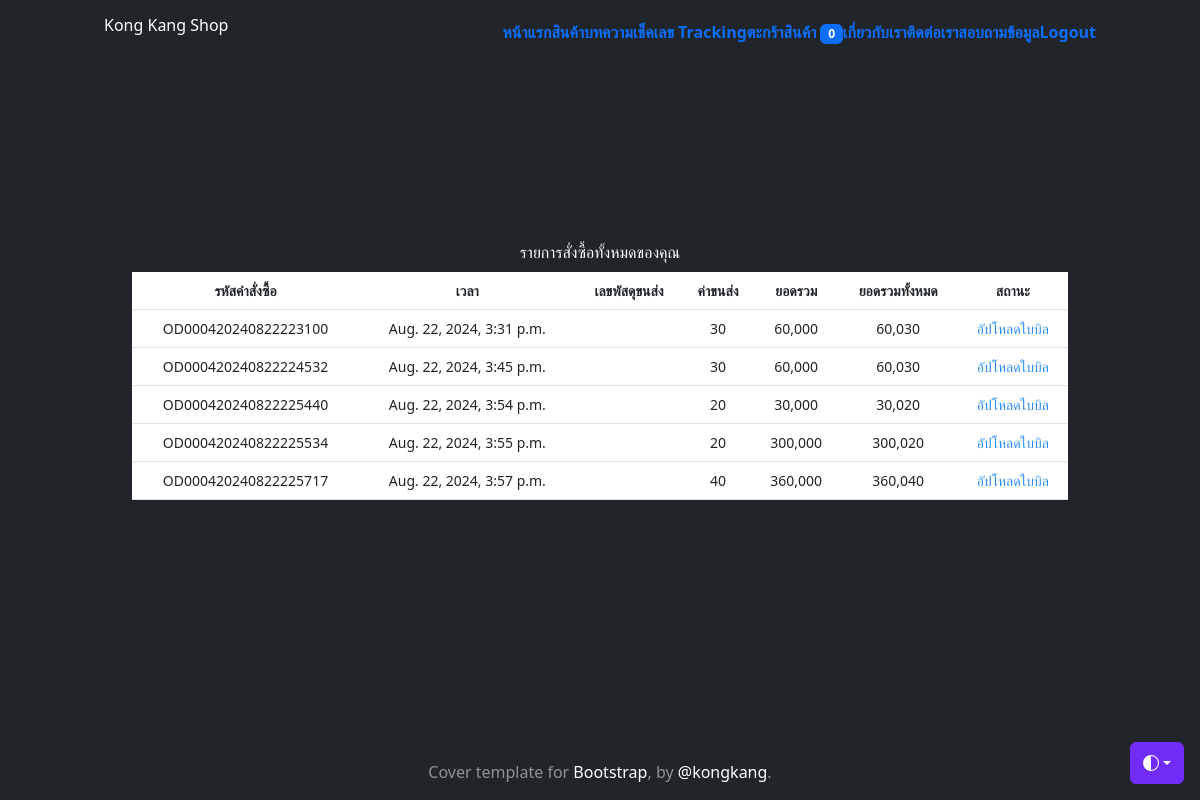
The page /orders (signed in) on the database its author committed.
### myapp/models.py (models this page shows, shortened)
class Profile(models.Model):
    user = models.OneToOneField(User, on_delete=models.CASCADE)
    photo = models.ImageField(upload_to='profile_photo', null=True, blank=True)
    usertype = models.CharField(max_length=100, default='member')
    favor = models.CharField(max_length=100, null=True, blank=True)
    fb_account = models.CharField(max_length=100, default='No Facebook')
    address = models.TextField(null=True, blank=True)
    telephone_number = models.CharField(max_length=8, null=True, blank=True)
    cart_quantity = models.IntegerField(default=0, null=True, blank=True)

class CartOrder(models.Model):
    order_id = models.CharField(max_length=100)
    user = models.ForeignKey(User, on_delete=models.CASCADE)
    first_name = models.CharField(max_length=100, null=True, blank=True)
    last_name = models.CharField(max_length=100, null=True, blank=True)
    tel = models.CharField(max_length=14, null=True, blank=True)
    email = models.CharField(max_length=50, null=True, blank=True)
    address = models.TextField()
    express = models.CharField(max_length=100)
    payment = models.CharField(max_length=100)
    other = models.TextField(null=True, blank=True)
    stamp = models.DateTimeField(auto_now_add=True, null=True, blank=True)
    paid = models.BooleanField(default=False)
    confirmed = models.BooleanField(default=False)
    slip = models.ImageField(upload_to="cart-slip/", null=True, blank=True)
    slip_time = models.DateField(null=True, blank=True)
    bank_account = models.CharField(
        max_length=100,
        choices=[('kbank', 'kbank'),
                 ('scb', 'scb'),
                 ('tmb', 'tmb'),
                 ('bbl', 'bbl'),
                 ('kbank', 'kbank'),
                 ('อื่น ๆ', 'อื่น ๆ'),
                 ],
         default='kbank'
        )
    payment_id = models.CharField(max_length=100, null=True, blank=True)
    tracking_number = models.CharField(max_length=100, null=True, blank=True)
    total_price = models.IntegerField(null=True, blank=True)
    shipping_cost = models.IntegerField(null=True, blank=True)

### myapp/views.py (the view)
# urls.py: path("orders", CartOrderProduct, name="cart-order-product"),
def CartOrderProduct(req):
    username = req.user.username
    user = User.objects.get(username=username)
    context = {}
    cart_order = CartOrder.objects.filter(user=user)
    for co in cart_order:
        order_id = co.order_id
        order_product = OrderProduct.objects.filter(order_id=order_id)
        total = sum([o.total_price for o in order_product])
        co.total_price = total
        count = sum([o.quantity for o in order_product])
        if co.express == "flash":
            shipping_cost = sum([20 if i == 0 else 10 for i in range(count)])
        elif co.express == "kerry":
            shipping_cost = sum([20 if i == 0 else 8 for i in range(count)])
        elif co.express == "jst":
            shipping_cost = sum([20 if i == 0 else 9 for i in range(count)])
        elif co.express == "thailandpost":
            shipping_cost = sum([20 if i == 0 else 12 for i in range(count)])
        else:
            shipping_cost = sum([20 if i == 0 else 11 for i in range(count)])
        if co.payment == "cod":
            shipping_cost += 10
        co.shipping_cost = shipping_cost
    context["cart_order"] = cart_order
    return render(req, "myapp/cart-order-product.html", context)

### myapp/templates/myapp/cart-order-product.html (shortened to what this page needs)
{% extends 'myapp/base.html' %}
{% load static %}
{% load humanize %}
{% block content %}
<div class="container">
    <div class="text-color-black">
      <h3>รายการสั่งซื้อทั้งหมดของคุณ</h3>
    </div>
    <div style="padding: 5px"></div>
    <table class="table">
        <tr style="font-size: 14px;">
          <th>รหัสคำสั่งซื้อ</th>
          <th>เวลา</th>
          <th>เลขพัสดุขนส่ง</th>
          <th>ค่าขนส่ง</th>
          <th>ยอดรวม</th>
          <th>ยอดรวมทั้งหมด</th>
          <th>สถานะ</th>
        </tr>
        {% for co in cart_order %}
        <tr style="font-size: 14px;">
          <td><a href="" style="font-size: 14px;">{{ co.order_id }}</a></td>
          <td>{{ co.stamp }}</td>
          <td>
          </td>
          <td>
            {{ co.shipping_cost | intcomma }}
          </td>
          <td>
            {{ co.total_price | intcomma }}
          </td>
          <td>
            {{ co.total_price | add:co.shipping_cost | intcomma }}
          </td>
          <td>
           {% if co.paid %}
            <i class="fa fa-check-square-o" style="font-size:14px;color:#ff0000;"> จ่ายแล้ว </i>
          {% else %}
            <a href="{% url 'upload-slip-order' co.order_id %}" style="font-size:14px;color:#2a8df4;" class="button-darken-blue">
              อัปโหลดใบบิล
            </a>
           {% endif %}
          </td>
        </tr>
       {% endfor %}
    </table>
    <div style="padding: 5px"></div>
    <div style="padding: 20px"></div>
  </div>
{% endblock content %}

### myapp/templates/myapp/base.html (shortened to what this page needs)
<!doctype html>
<html lang="en" class="h-100" data-bs-theme="auto">
  <head><script src="https://getbootstrap.com/docs/5.3/assets/js/color-modes.js"></script>
    <link rel="stylesheet" href="https://cdn.jsdelivr.net/npm/@docsearch/css@3">
<link href="https://getbootstrap.com/docs/5.3/dist/css/bootstrap.min.css" rel="stylesheet">
<link
href="https://cdn.jsdelivr.net/npm/tailwindcss@2.2.19/dist/tailwind.min.css" rel="stylesheet">
    <link href="https://getbootstrap.com/docs/5.3/examples/cover/cover.css" rel="stylesheet">
  </head>
  <body class="d-flex h-100 text-center text-bg-dark">
    <div class="dropdown position-fixed bottom-0 end-0 mb-3 me-3 bd-mode-toggle">
      <button class="btn btn-bd-primary py-2 dropdown-toggle d-flex align-items-center"
              id="bd-theme"
              type="button"
              aria-expanded="false"
              data-bs-toggle="dropdown"
              aria-label="Toggle theme (auto)">
        <svg class="bi my-1 theme-icon-active" width="1em" height="1em"><use href="#circle-half"></use></svg>
      </button>
    </div>
<div class="container d-flex w-100 h-100 p-3 mx-auto flex-column">
  <header class="mb-auto">
    <div>
     <h3 class="float-lg-start mb-0">Kong Kang Shop</h3>
      <nav class="nav nav-masthead justify-content-center float-lg-end">
        {% block menubar %}
            <a class="nav-link fw-bold py-1 px-0" aria-current="page" href="{% url 'shop' %}">หน้าแรก</a>
            <a class="nav-link fw-bold py-1 px-0" href="#">สินค้า</a>
            <a class="nav-link fw-bold py-1 px-0" href="{% url 'post' %}">บทความ</a>
            <a class="nav-link fw-bold py-1 px-0" href="{% url 'tracking' %}">เช็คเลข Tracking</a>
            {% if user.is_authenticated and user.profile.usertype == 'member' %}
              <a class="nav-link fw-bold py-1 px-0" href="{% url 'my-cart' %}">ตะกร้าสินค้า <span class="badge bg-primary"><font color="white">{{user.profile.cart_quantity}}</font></span></a>
            {% endif %}
            <a class="nav-link fw-bold py-1 px-0" href="{% url 'about-us' %}">เกี่ยวกับเรา</a>
            <a class="nav-link fw-bold py-1 px-0" href="{% url 'contact' %}">ติดต่อเรา</a>
            <a class="nav-link fw-bold py-1 px-0" href="{% url 'ask' %}">สอบถามข้อมูล</a>
            {% if not user.is_authenticated %}
              <a class="nav-link fw-bold py-1 px-0" href="{% url 'login' %}">Login</a>
            {% else %}
              <a class="nav-link fw-bold py-1 px-0" href="{% url 'logout' %}">Logout</a>
            {% endif %}
        {% endblock menubar %}
      </nav>
    </div>
  </header>
  <main class="px-3">
        {% block content %}
        {% endblock content %}
  </main>
  <footer class="mt-auto text-white-50">
    <p>Cover template for <a href="https://getbootstrap.com/" class="text-white">Bootstrap</a>, by <a href="https://twitter.com/mdo" class="text-white">@kongkang</a>.</p>
  </footer>
</div>
    </body>
</html>

### myapp/templates/myapp/base.html (style rules this page uses)
.bi { vertical-align: -.125em; fill: currentColor; }
.btn-bd-primary { --bd-violet-bg: #712cf9; --bd-violet-rgb: 112.520718, 44.062154, 249.437846; --bs-btn-font-weight: 600; --bs-btn-color: var(--bs-white); --bs-btn-bg: var(--bd-violet-bg); --bs-btn-border-color: var(--bd-violet-bg); --bs-btn-hover-color: var(--bs-white); --bs-btn-hover-bg: #6528e0; --bs-btn-hover-border-color: #6528e0; --bs-btn-focus-shadow-rgb: var(--bd-violet-rgb); --bs-btn-active-color: var(--bs-btn-hover-color); --bs-btn-active-bg: #5a23c8; --bs-btn-active-border-color: #5a23c8; }
.bd-mode-toggle { z-index: 1500; }

### rows shown on the page
CartOrder: order_id "OD000420240822223100", stamp "Aug. 22, 2024, 3:31 p.m.", shipping_cost "30", total_price "60,000", total_price|add "60,030", paid "อัปโหลดใบบิล"
CartOrder: order_id "OD000420240822224532", stamp "Aug. 22, 2024, 3:45 p.m.", shipping_cost "30", total_price "60,000", total_price|add "60,030", paid "อัปโหลดใบบิล"
CartOrder: order_id "OD000420240822225440", stamp "Aug. 22, 2024, 3:54 p.m.", shipping_cost "20", total_price "30,000", total_price|add "30,020", paid "อัปโหลดใบบิล"
CartOrder: order_id "OD000420240822225534", stamp "Aug. 22, 2024, 3:55 p.m.", shipping_cost "20", total_price "300,000", total_price|add "300,020", paid "อัปโหลดใบบิล"
CartOrder: order_id "OD000420240822225717", stamp "Aug. 22, 2024, 3:57 p.m.", shipping_cost "40", total_price "360,000", total_price|add "360,040", paid "อัปโหลดใบบิล"

### other values the page prints
{{ user.profile.cart_quantity }} "0"
